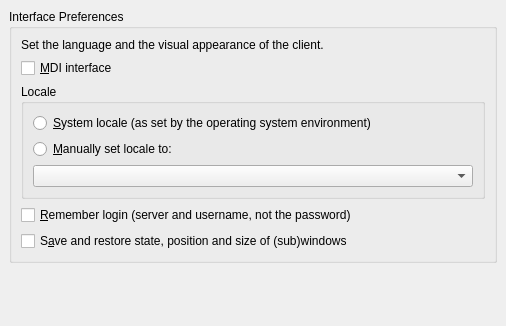
<?xml version="1.0" encoding="UTF-8"?>
<ui version="4.0">
 <class>PreferencesDialogInterface</class>
 <widget class="QWidget" name="PreferencesDialogInterface">
  <property name="geometry">
   <rect>
    <x>0</x>
    <y>0</y>
    <width>506</width>
    <height>326</height>
   </rect>
  </property>
  <layout class="QGridLayout">
   <property name="margin">
    <number>9</number>
   </property>
   <property name="spacing">
    <number>6</number>
   </property>
   <item row="1" column="0">
    <spacer name="verticalSpacer">
     <property name="orientation">
      <enum>Qt::Vertical</enum>
     </property>
     <property name="sizeHint" stdset="0">
      <size>
       <width>20</width>
       <height>40</height>
      </size>
     </property>
    </spacer>
   </item>
   <item row="0" column="0">
    <widget class="QGroupBox" name="groupBox_main">
     <property name="title">
      <string>Interface Preferences</string>
     </property>
     <property name="flat">
      <bool>false</bool>
     </property>
     <layout class="QGridLayout" name="gridLayout_3">
      <item row="3" column="0">
       <widget class="QGroupBox" name="groupBox_locale">
        <property name="title">
         <string>Locale</string>
        </property>
        <layout class="QGridLayout" name="gridLayout_9">
         <item row="0" column="0">
          <widget class="QRadioButton" name="systemLocale">
           <property name="text">
            <string>&amp;System locale (as set by the operating system environment)</string>
           </property>
          </widget>
         </item>
         <item row="1" column="0">
          <widget class="QRadioButton" name="manualLocale">
           <property name="text">
            <string>&amp;Manually set locale to:</string>
           </property>
          </widget>
         </item>
         <item row="2" column="0">
          <widget class="QComboBox" name="locales"/>
         </item>
        </layout>
       </widget>
      </item>
      <item row="0" column="0">
       <widget class="QLabel" name="dialogText_label">
        <property name="text">
         <string>Set the language and the visual appearance of the client.</string>
        </property>
        <property name="wordWrap">
         <bool>true</bool>
        </property>
       </widget>
      </item>
      <item row="1" column="0">
       <widget class="QCheckBox" name="mdi">
        <property name="text">
         <string>&amp;MDI interface</string>
        </property>
       </widget>
      </item>
      <item row="4" column="0">
       <widget class="QCheckBox" name="rememberLogin">
        <property name="text">
         <string>&amp;Remember login (server and username, not the password)</string>
        </property>
       </widget>
      </item>
      <item row="5" column="0">
       <widget class="QCheckBox" name="saveRestoreState">
        <property name="text">
         <string>S&amp;ave and restore state, position and size of (sub)windows</string>
        </property>
       </widget>
      </item>
     </layout>
    </widget>
   </item>
  </layout>
 </widget>
 <tabstops>
  <tabstop>mdi</tabstop>
  <tabstop>systemLocale</tabstop>
  <tabstop>manualLocale</tabstop>
  <tabstop>locales</tabstop>
  <tabstop>rememberLogin</tabstop>
  <tabstop>saveRestoreState</tabstop>
 </tabstops>
 <resources/>
 <connections/>
</ui>
